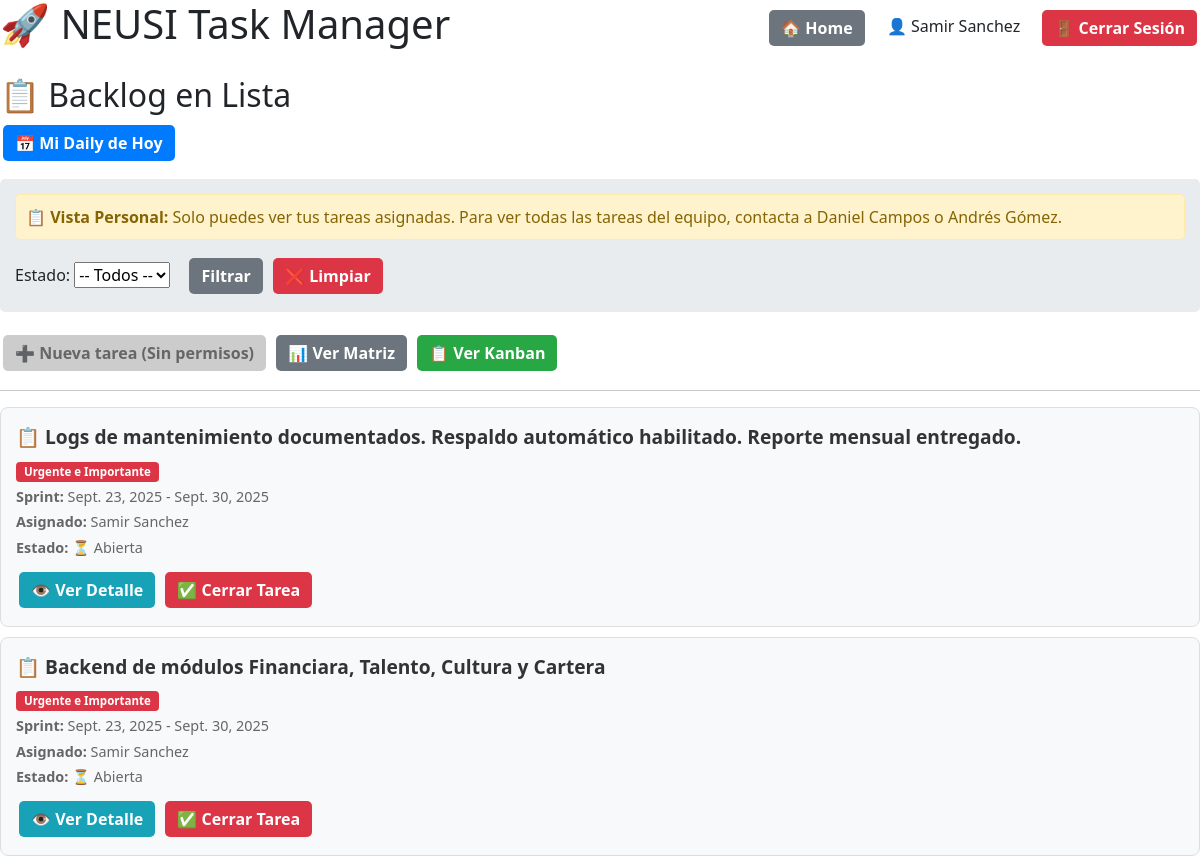
The page /lista/ (signed in) on the database as committed earlier.
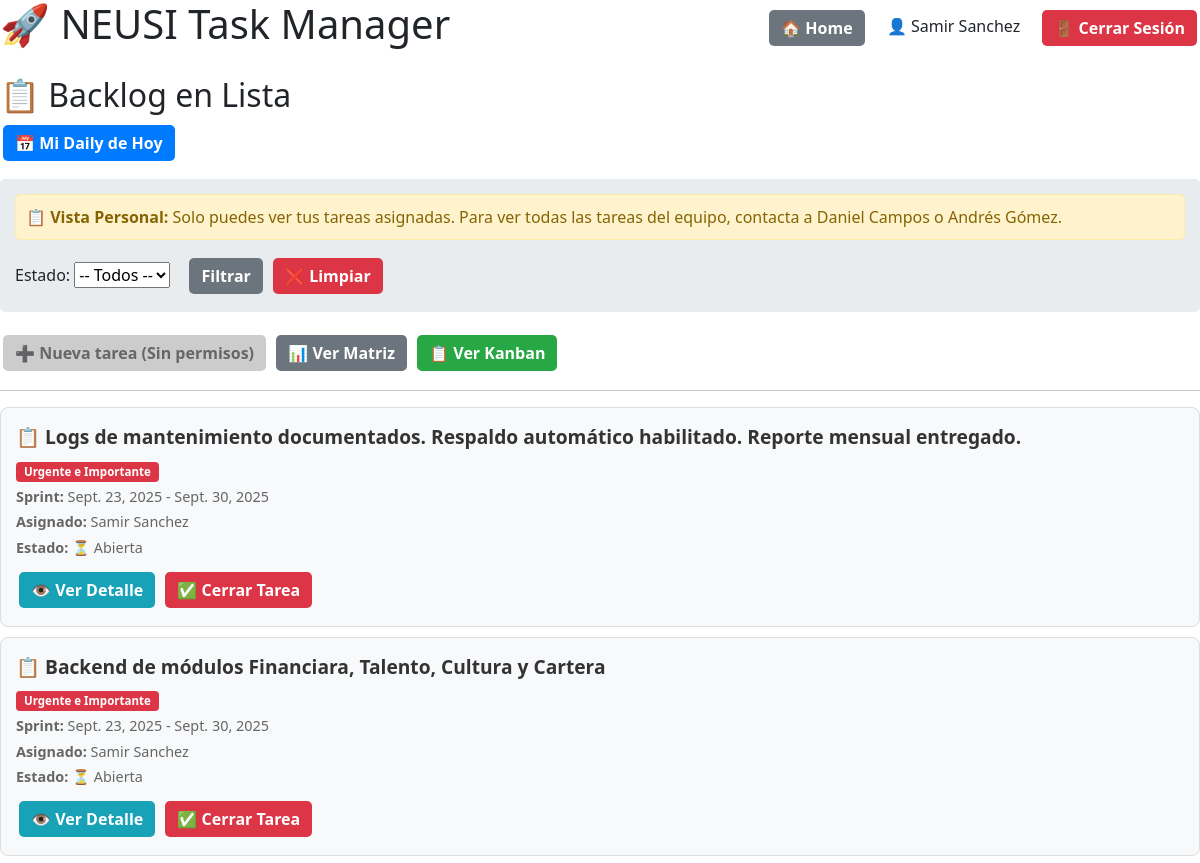
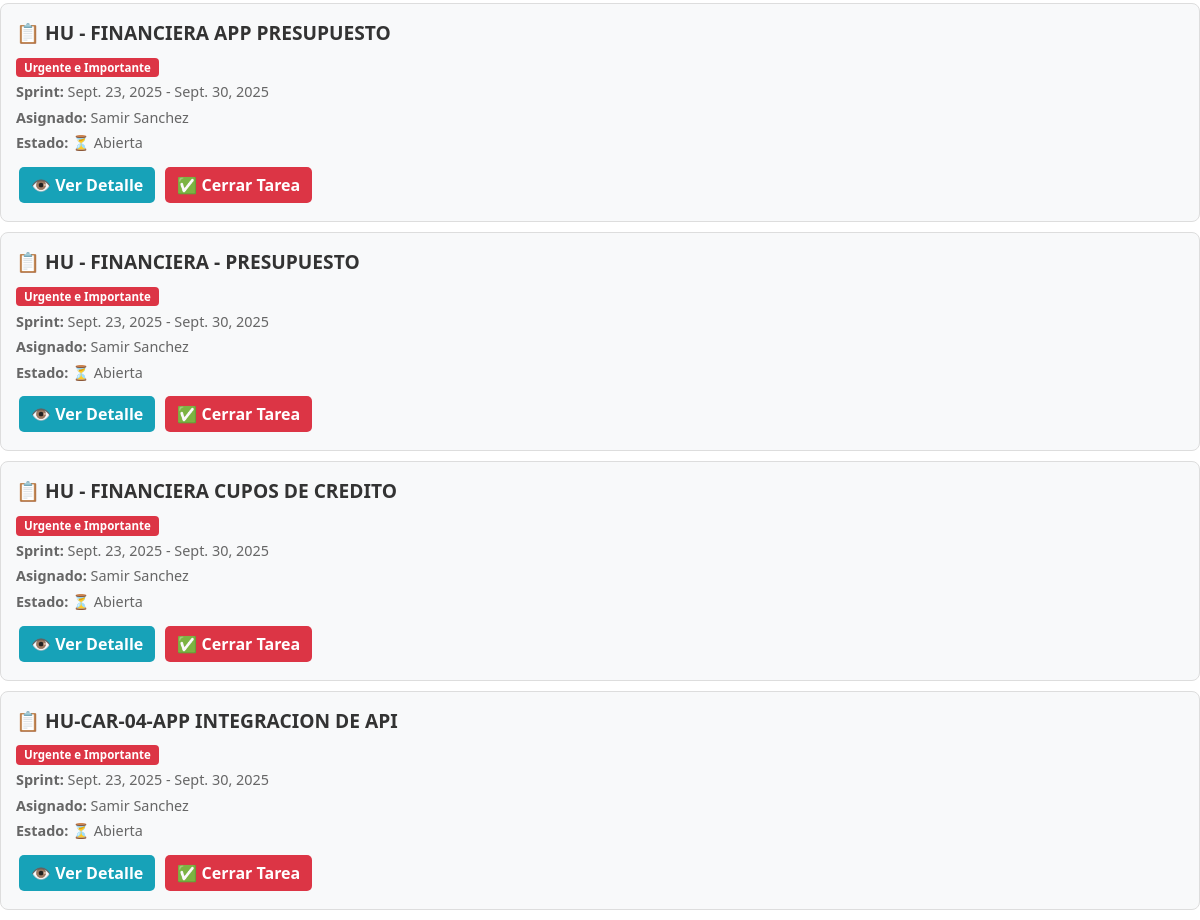
The same page on the database as committed later (2 pictures, top to bottom).
### backlog/models.py (models this page shows, shortened)
class Tarea(models.Model):
    MATRIZ_CHOICES = [
        ("UI", "Urgente e Importante"),
        ("NUI", "No Urgente e Importante"),
        ("UNI", "Urgente y No Importante"),
        ("NUNI", "No Urgente y No Importante"),
    ]
    ESTADO_CHOICES = [
        ("NUEVO", "Nuevo"),
        ("APROBADO", "Aprobado"),
        ("EN_PROGRESO", "En Progreso"),
        ("COMPLETADO", "Completado"),
        ("BLOQUEADO", "Bloqueado"),
    ]
    titulo = models.CharField(max_length=200)
    descripcion = models.TextField(blank=True)
    criterios_aceptacion = models.TextField(
        blank=True,
        help_text="Criterios que deben cumplirse para cerrar esta tarea"
    )
    categoria = models.CharField(max_length=4, choices=MATRIZ_CHOICES)
    estado = models.CharField(
        max_length=20,
        choices=ESTADO_CHOICES,
        default="NUEVO",
        help_text="Estado actual de la tarea en el workflow"
    )
    asignado_a = models.ForeignKey(
        Integrante,
        on_delete=models.SET_NULL,
        null=True,
        blank=True,
        related_name="tareas_asignadas"
    )
    sprint = models.ForeignKey(Sprint, on_delete=models.CASCADE)
    completada = models.BooleanField(default=False)
    fecha_cierre = models.DateTimeField(null=True, blank=True)
    informe_cierre = models.FileField(
        upload_to="informes_cierre/",
        blank=True,
        null=True,
        help_text="Archivo requerido para cerrar la tarea"
    )

class Sprint(models.Model):
    nombre = models.CharField(max_length=50, default="Sprint")
    inicio = models.DateField()
    fin = models.DateField()

class Integrante(models.Model):
    ROL_PERMISOS = {
        "Lider Bases de datos": ["crear_tareas", "agregar_evidencias", "editar_tareas"],
        "Scrum Master / PO": ["crear_tareas", "agregar_evidencias", "editar_tareas"],
    }
    user = models.OneToOneField(User, on_delete=models.CASCADE)
    rol = models.CharField(max_length=100, blank=True)
    def puede_crear_tareas(self):
        permisos = self.ROL_PERMISOS.get(self.rol, [])
        return "crear_tareas" in permisos

### backlog/views.py (the view)
# urls.py: path("lista/", views.backlog_lista, name="backlog_lista"),
@login_required
def backlog_lista(request):
    try:
        usuario_integrante = request.user.integrante
        tiene_permisos_admin = usuario_integrante.puede_crear_tareas()
    except AttributeError:
        tiene_permisos_admin = False
        usuario_integrante = None
    if tiene_permisos_admin:
        tareas = Tarea.objects.all().select_related("asignado_a", "sprint")
        integrantes = Integrante.objects.all()
    else:
        tareas = Tarea.objects.filter(asignado_a=usuario_integrante) if usuario_integrante else Tarea.objects.none()
        integrantes = []
    sprints = Sprint.objects.all()
    persona_id = request.GET.get("persona")
    sprint_id = request.GET.get("sprint")
    estado = request.GET.get("estado")
    if persona_id and persona_id != "":
        try:
            tareas = tareas.filter(asignado_a__id=persona_id)
        except (ValueError, Integrante.DoesNotExist):
            pass
    if sprint_id and sprint_id != "":
        try:
            tareas = tareas.filter(sprint__id=sprint_id)
        except (ValueError, Sprint.DoesNotExist):
            pass
    if estado == "abiertas":
        tareas = tareas.filter(completada=False)
    elif estado == "cerradas":
        tareas = tareas.filter(completada=True)
    tareas = tareas.order_by("sprint__inicio", "categoria")
    return render(request, "backlog/backlog_lista.html", {
        "tareas": tareas,
        "sprints": sprints,
        "integrantes": integrantes,
        "estado": estado,
        "persona_id": persona_id,  # ✅ PASAR AL TEMPLATE
        "sprint_id": sprint_id,    # ✅ PASAR AL TEMPLATE
        "tiene_permisos_admin": tiene_permisos_admin,
    })

### backlog/templates/backlog/backlog_lista.html (shortened to what this page needs)
{% load static %}
<!DOCTYPE html>
<html>
<head>
    <link href="https://cdn.jsdelivr.net/npm/bootstrap@5.3.2/dist/css/bootstrap.min.css" rel="stylesheet">
</head>
<body>
    <div style="display: flex; justify-content: space-between; align-items: center; margin-bottom: 20px;">
        <h1>🚀 NEUSI Task Manager</h1>
        {% if request.user.is_authenticated %}
        <div style="text-align: right;">
            <a href="{% url 'home' %}" class="btn btn-secondary">🏠 Home</a>
            <span style="margin: 0 15px;">👤 {{ request.user.first_name|default:request.user.username }}</span>
            <a href="{% url 'logout' %}" class="btn btn-danger">🚪 Cerrar Sesión</a>
        </div>
        {% endif %}
    </div>
    <h2>📋 Backlog en Lista</h2>
    {% if request.user.is_authenticated and request.user.integrante %}
        <div style="margin-bottom: 15px;">
            <a href="{% url 'daily_personal' %}" class="btn btn-primary">
                📅 Mi Daily de Hoy
            </a>
        </div>
    {% endif %}
    <form method="get" style="margin-bottom: 20px; padding: 15px; background: #e9ecef; border-radius: 5px;">
        {% if tiene_permisos_admin %}
        <label for="persona">Persona:</label>
        <select name="persona" id="persona">
            <option value="">-- Todos --</option>
            {% for i in integrantes %}
                <option value="{{ i.id }}" {% if persona_id == i.id|stringformat:"s" %}selected{% endif %}>
                    {{ i.user.first_name }} {{ i.user.last_name }}
                </option>
            {% endfor %}
        </select>
        <label for="sprint" style="margin-left: 15px;">Sprint:</label>
        <select name="sprint" id="sprint">
            <option value="">-- Todos --</option>
            {% for s in sprints %}
                <option value="{{ s.id }}" {% if sprint_id == s.id|stringformat:"s" %}selected{% endif %}>
                    Sprint {{ s.inicio }} - {{ s.fin }}
                </option>
            {% endfor %}
        </select>
        {% else %}
        <div style="background: #fff3cd; padding: 10px; border-radius: 5px; border: 1px solid #ffeaa7; color: #856404; margin-bottom: 15px;">
            <strong>📋 Vista Personal:</strong> Solo puedes ver tus tareas asignadas.
            Para ver todas las tareas del equipo, contacta a Daniel Campos o Andrés Gómez.
        </div>
        {% endif %}
        <label for="estado" {% if tiene_permisos_admin %}style="margin-left: 15px;"{% endif %}>Estado:</label>
        <select name="estado" id="estado">
            <option value="">-- Todos --</option>
        </select>
        <button type="submit" class="btn btn-secondary" style="margin-left: 15px;">Filtrar</button>
        <a href="{% url 'backlog_lista' %}" class="btn btn-danger">❌ Limpiar</a>
    </form>
    <div style="margin-bottom: 15px;">
        {% if request.user.integrante.puede_crear_tareas %}
            <a href="{% url 'nueva_tarea' %}" class="btn btn-primary">➕ Nueva tarea</a>
        {% else %}
            <span class="btn" style="background-color: #ccc; color: #666; cursor: not-allowed;">➕ Nueva tarea (Sin permisos)</span>
        {% endif %}
        <a href="{% url 'backlog_matriz' %}" class="btn btn-secondary">📊 Ver Matriz</a>
        <a href="{% url 'kanban_board' %}" class="btn btn-success">📋 Ver Kanban</a>
    </div>
    <hr>
    {% for tarea in tareas %}
        <div class="tarea-card">
            <div class="tarea-titulo">📋 {{ tarea.titulo }}</div>
            <div class="tarea-meta">
                <span class="badge {% if tarea.categoria == 'UI' %}badge-ui{% elif tarea.categoria == 'NUI' %}badge-nui{% elif tarea.categoria == 'UNI' %}badge-uni{% else %}badge-nuni{% endif %}">
                    {{ tarea.get_categoria_display }}
                </span>
            </div>
            <div class="tarea-meta"><strong>Sprint:</strong> {{ tarea.sprint.inicio }} - {{ tarea.sprint.fin }}</div>
            <div class="tarea-meta"><strong>Asignado:</strong> {{ tarea.asignado_a.user.first_name }} {{ tarea.asignado_a.user.last_name }}</div>
            <div class="tarea-meta">
                <strong>Estado:</strong>
                {% if tarea.completada %}
                    ✅ Cerrada {% if tarea.fecha_cierre %}({{ tarea.fecha_cierre|date:"d/m/Y H:i" }}){% endif %}
                {% else %}
                    ⏳ Abierta
                {% endif %}
            </div>
            <div style="margin-top: 10px;">
                <a href="{% url 'detalle_tarea' tarea.id %}" class="btn btn-info">👁️ Ver Detalle</a>
                {% if not tarea.completada %}
                    <button type="button" class="btn btn-danger" data-bs-toggle="modal" data-bs-target="#cerrarTareaModal{{ tarea.id }}">
                        ✅ Cerrar Tarea
                    </button>
                {% endif %}
            </div>
        </div>
    {% empty %}
        <div class="tarea-card">
            <p>No hay tareas registradas con los filtros seleccionados.</p>
        </div>
    {% endfor %}
</body>
</html>

### backlog/templates/backlog/backlog_lista.html (style rules this page uses)
.btn { padding: 6px 12px; margin: 3px; border: none; border-radius: 5px; text-decoration: none; color: white; font-weight: bold; }
.btn-primary { background-color: #007bff; }
.btn-secondary { background-color: #6c757d; }
.btn-danger { background-color: #dc3545; }
.btn-info { background-color: #17a2b8; }
.btn-success { background-color: #28a745; }
.tarea-card { border: 1px solid #ddd; padding: 15px; margin: 10px 0; border-radius: 8px; background: #f8f9fa; }
.tarea-titulo { font-size: 1.2em; font-weight: bold; color: #333; margin-bottom: 8px; }
.tarea-meta { font-size: 0.9em; color: #666; margin: 4px 0; }
.badge { padding: 4px 8px; border-radius: 4px; color: white; font-size: 0.8em; }
.badge-ui { background-color: #dc3545; }

Rows that differ between the two databases and show on the page:
added Tarea: titulo "HU - FINANCIERA APP PRESUPUESTO", categoria "Urgente e Importante", sprint.inicio "Sept. 23, 2025", sprint.fin "Sept. 30, 2025", asignado_a.user.first_name "Samir Sanchez", completada "⏳ Abierta"
added Tarea: titulo "HU - FINANCIERA - PRESUPUESTO", categoria "Urgente e Importante", sprint.inicio "Sept. 23, 2025", sprint.fin "Sept. 30, 2025", asignado_a.user.first_name "Samir Sanchez", completada "⏳ Abierta"
added Tarea: titulo "HU - FINANCIERA CUPOS DE CREDITO", categoria "Urgente e Importante", sprint.inicio "Sept. 23, 2025", sprint.fin "Sept. 30, 2025", asignado_a.user.first_name "Samir Sanchez", completada "⏳ Abierta"
added Tarea: titulo "HU-CAR-04-APP INTEGRACION DE API", categoria "Urgente e Importante", sprint.inicio "Sept. 23, 2025", sprint.fin "Sept. 30, 2025", asignado_a.user.first_name "Samir Sanchez", completada "⏳ Abierta"
